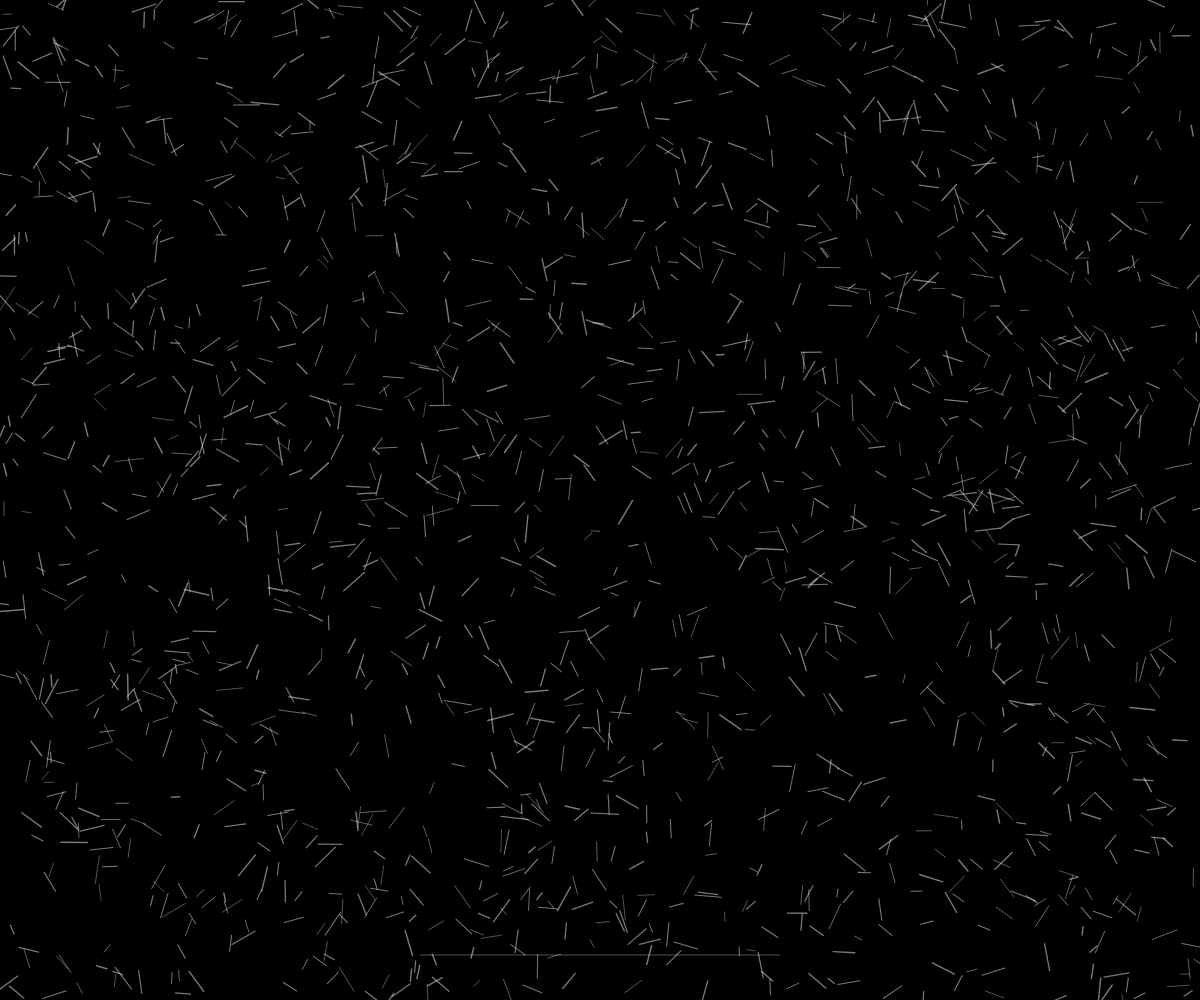
Frame 1 (no input)
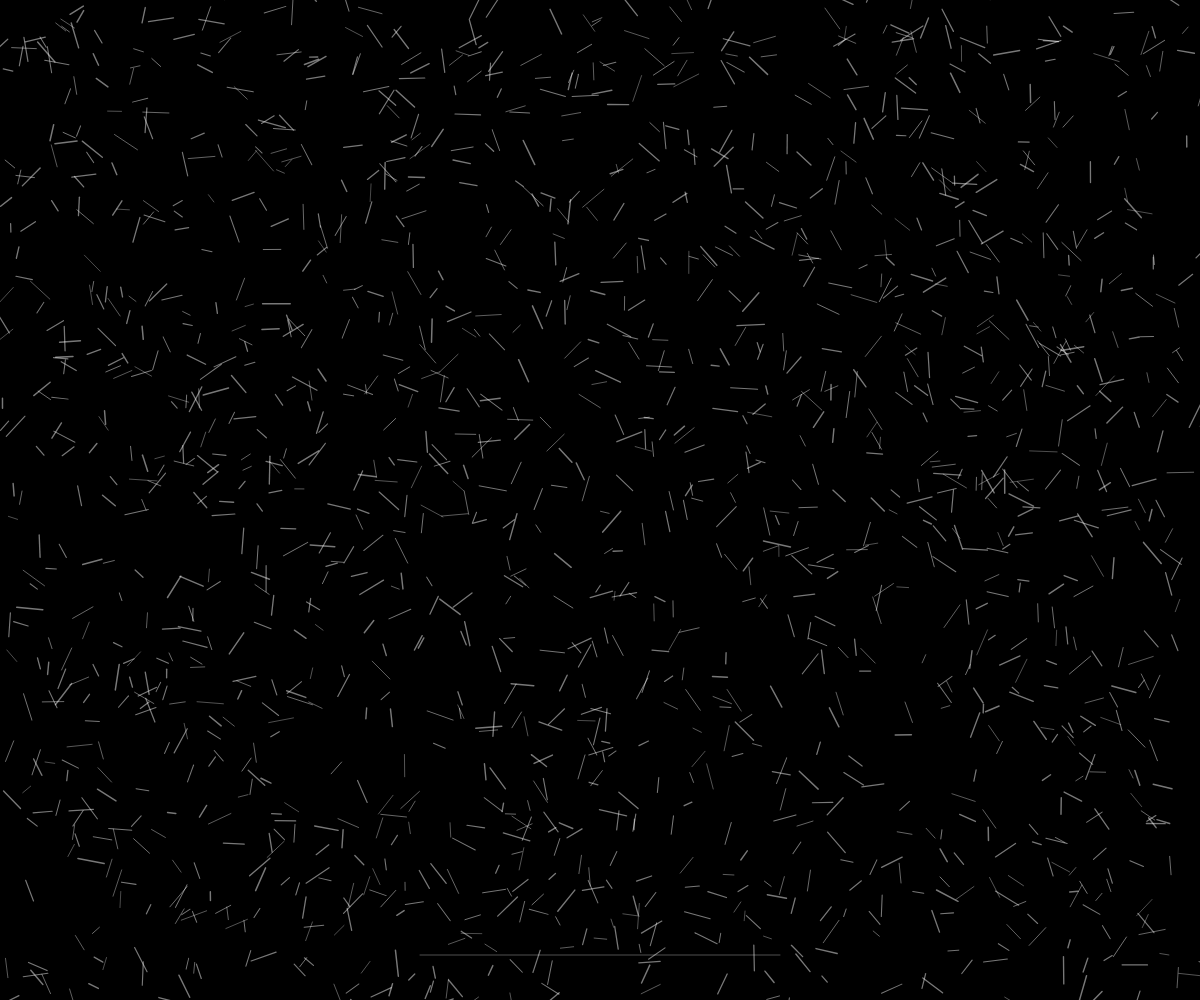
Frame 60 (no input)
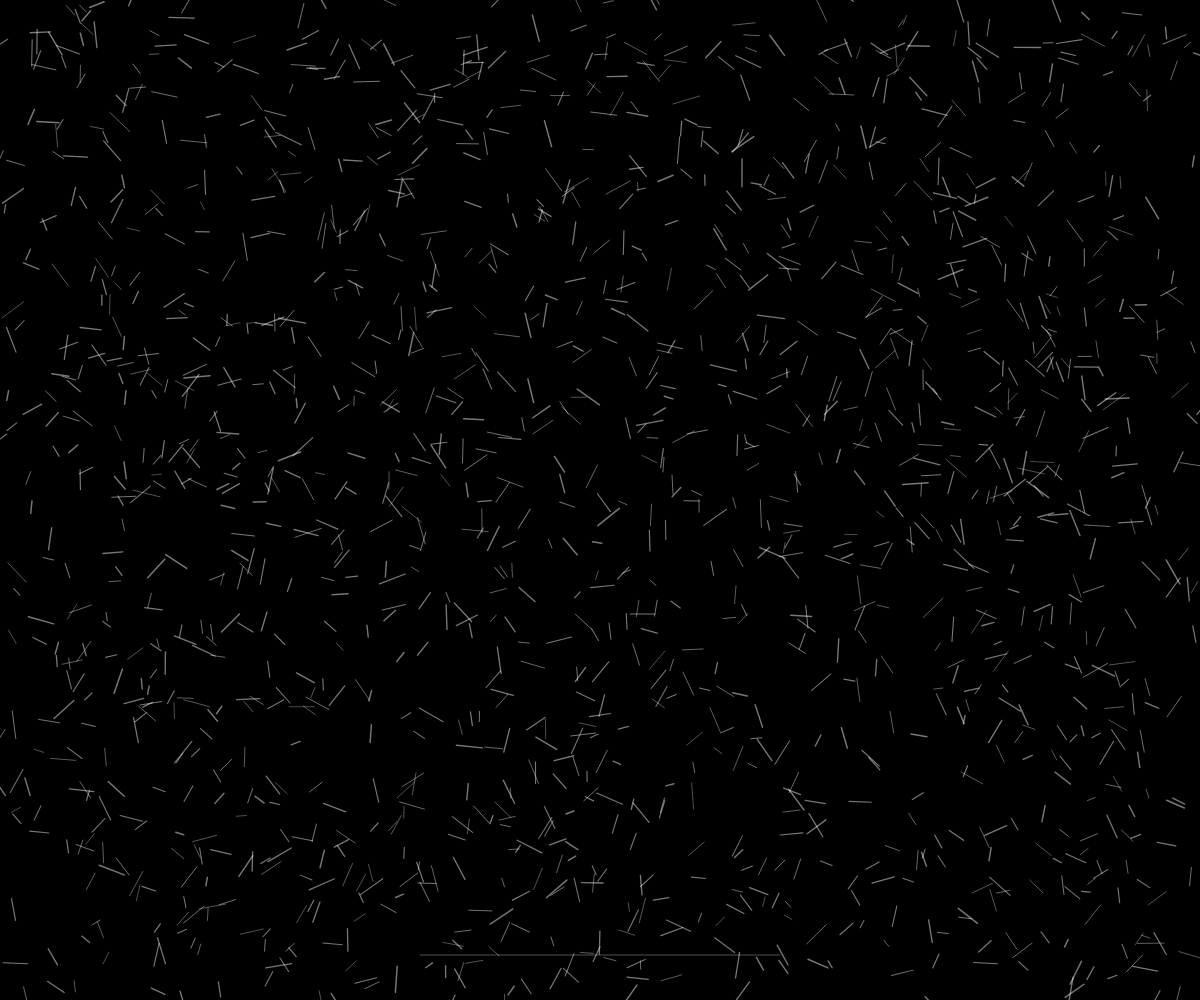
Frame 120 (the mouse pressed at the canvas centre since frame 60)

The p5.js sketch that drew these frames (run headless with seeded random() and noise() and a simulated clock; from frame 60 on, the mouse is pressed at the canvas centre):

// p5.js sketch
// ── sketch.js
let inputStr = "";
let particles = [];

let bgColor = "#000000";
let forming = false;

function setup() {
  createCanvas(windowWidth, windowHeight);
  textAlign(CENTER, CENTER);
  textStyle(BOLD);

  createBackgroundLines();
}

function draw() {
  background(bgColor);

  for (let p of particles) {
    p.update();
    p.show();
  }

  drawInput();
}
//최종이 가로 정렬일필요없어 가운데에 랜덤하게 잇어도 돼 근데 좀 모여서 수직수평은 이뤗으면 조헧어 //그리고 애초에 얇은 선들이 랜덥하게 등장해서 그게 뒤에서 앞으로 오면서 결국에 글자모양을 만들엇으면 좋겟느거야

function createBackgroundLines() {
  particles = [];

  for (let i = 0; i < 1600; i++) {
    particles.push(new LineParticle(random(width), random(height)));
  }
}

function createTextParticles(str) {
  forming = true;

  let size = min(230, width / max(str.length * 0.58, 1));
  let gap = 7;

  let targets = [];

  let pg = createGraphics(width, height);
  pg.pixelDensity(1);
  pg.background(0);
  pg.fill(255);
  pg.noStroke();
  pg.textAlign(CENTER, CENTER);
  pg.textStyle(BOLD);
  pg.textSize(size);
  pg.text(str, width / 2, height * 0.5);
  pg.loadPixels();

  for (let y = 0; y < height; y += gap) {
    for (let x = 0; x < width; x += gap) {
      let index = 4 * (x + y * width);
      let bright = pg.pixels[index];

      if (bright > 10 && random() < 0.82) {
        targets.push({
          x: x + random(-2, 2),
          y: y + random(-2, 2)
        });
      }
    }
  }

  shuffle(targets, true);

  for (let i = 0; i < particles.length; i++) {
    if (i < targets.length) {
      particles[i].setTarget(targets[i].x, targets[i].y);
    } else {
      particles[i].stayBackground();
    }
  }
}

function drawInput() {
  fill(255, 160);
  noStroke();
  textSize(26);
  text(inputStr, width / 2, height - 70);

  stroke(255, 80);
  strokeWeight(1);
  line(width / 2 - 180, height - 45, width / 2 + 180, height - 45);
}

function keyTyped() {
  if (key !== "Enter" && key !== "Backspace") {
    inputStr += key;
  }
}

function keyPressed() {
  if (keyCode === ENTER && inputStr.length > 0) {
    createTextParticles(inputStr.toUpperCase());
    inputStr = "";
  }

  if (keyCode === BACKSPACE) {
    inputStr = inputStr.substring(0, inputStr.length - 1);
  }
}

class LineParticle {
  constructor(x, y) {
    this.x = x;
    this.y = y;

    this.homeX = x;
    this.homeY = y;

    this.tx = x;
    this.ty = y;

    this.angle = random(TWO_PI);
    this.targetAngle = random(TWO_PI);

    this.len = random(8, 28);
    this.weight = random(0.6, 1.5);

    this.isText = false;

    this.speed = random(0.025, 0.06);
    this.delay = random(0, 80);

    this.noiseSeedX = random(1000);
    this.noiseSeedY = random(1000);
  }

  setTarget(tx, ty) {
    this.tx = tx;
    this.ty = ty;

    this.isText = true;
    this.delay = random(0, 100);
    this.speed = random(0.025, 0.055);

    if (random() < 0.5) {
      this.targetAngle = 0;
    } else {
      this.targetAngle = HALF_PI;
    }
  }

  stayBackground() {
    this.isText = false;
    this.tx = this.homeX;
    this.ty = this.homeY;
    this.targetAngle = random(TWO_PI);
  }

  update() {
    if (this.isText) {
      if (this.delay > 0) {
        this.delay--;
        this.floatAround();
        return;
      }

      this.x = lerp(this.x, this.tx, this.speed);
      this.y = lerp(this.y, this.ty, this.speed);
      this.angle = lerp(this.angle, this.targetAngle, 0.08);
    } else {
      this.floatAround();
    }
  }

  floatAround() {
    this.x += sin(frameCount * 0.01 + this.noiseSeedX) * 0.35;
    this.y += cos(frameCount * 0.012 + this.noiseSeedY) * 0.35;
    this.angle += 0.003;
  }

  show() {
    push();
    translate(this.x, this.y);
    rotate(this.angle);

    if (this.isText && this.delay <= 0) {
      stroke(255, 0, 0, 230);
      strokeWeight(this.weight + 0.3);
    } else {
      stroke(255, 120);
      strokeWeight(this.weight);
    }

    line(-this.len / 2, 0, this.len / 2, 0);

    pop();
  }
}

function windowResized() {
  resizeCanvas(windowWidth, windowHeight);
  createBackgroundLines();
}
